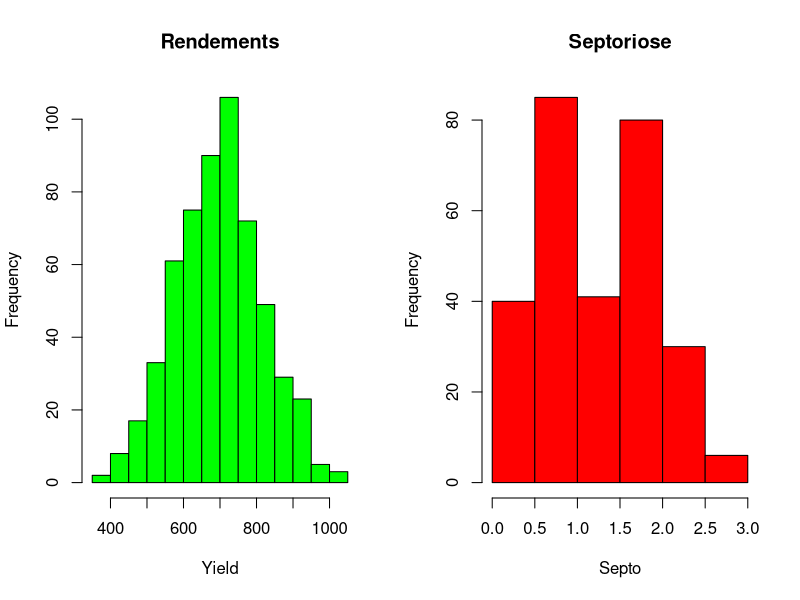
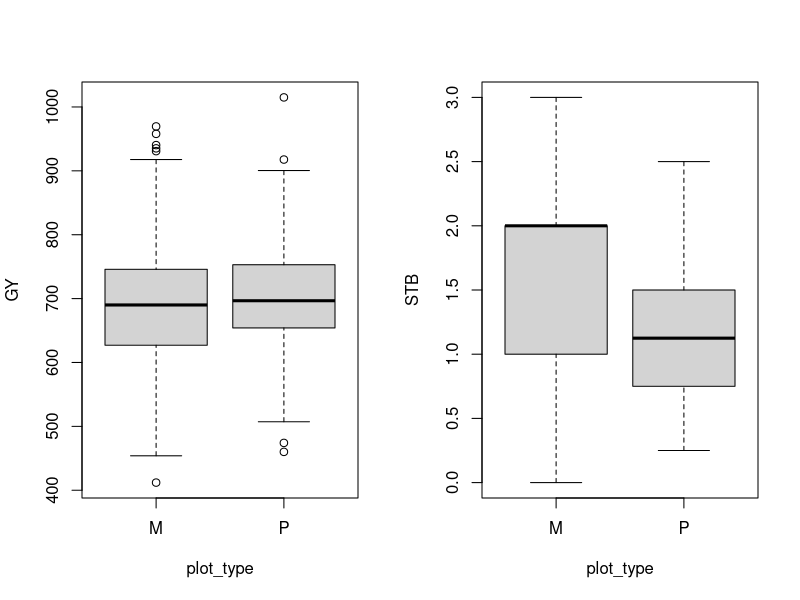
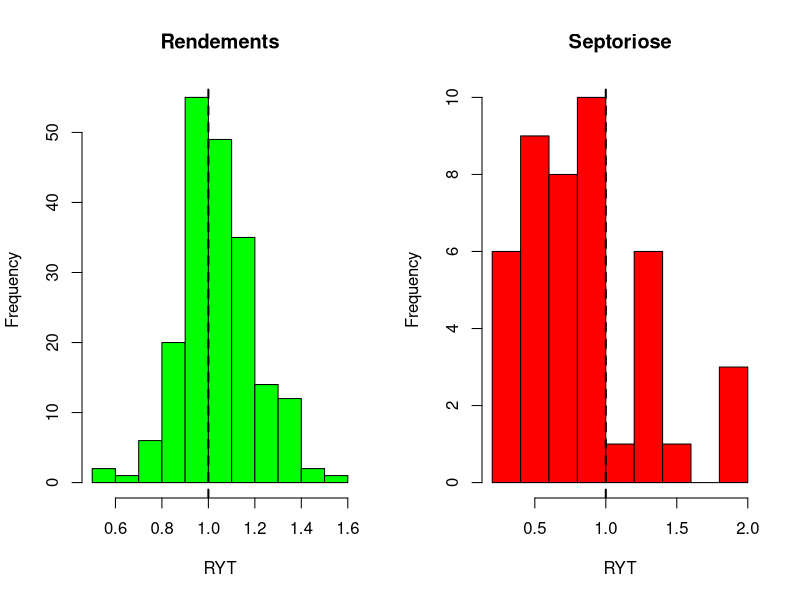
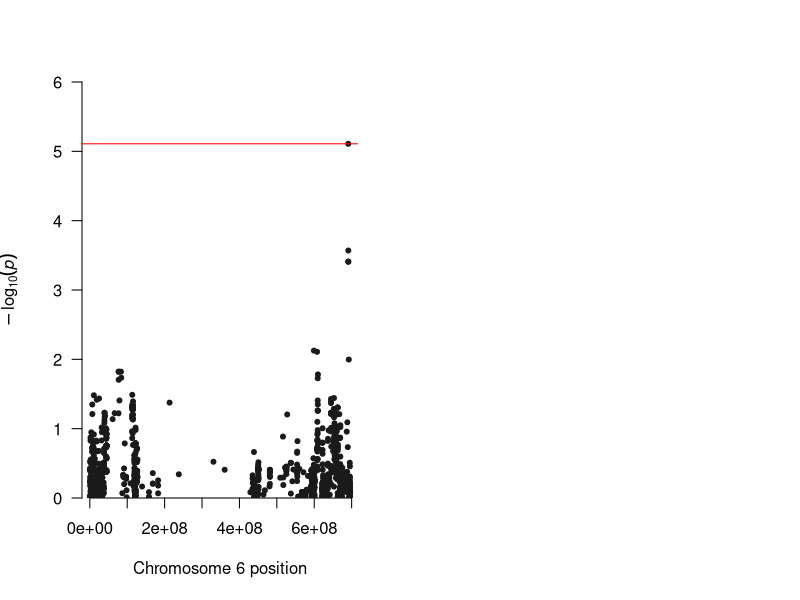
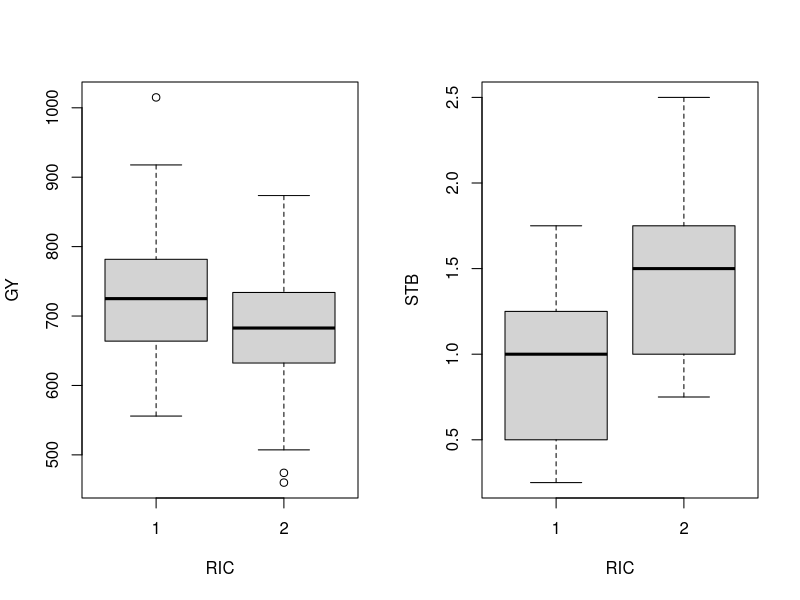

These figures' R source, in order:
## ---- chunk 1
knitr::opts_chunk$set(echo = TRUE, eval=TRUE)
## ---- chunk 2
instPkgs <- installed.packages()[,"Package"]
for(pkg in c("qqman")){
  if(! pkg %in% instPkgs)
    install.packages(pkg)
  suppressPackageStartupMessages(library(pkg, character.only=TRUE))
}
## ---- chunk 3
data <- read.csv("data/pheno.csv", header=T, sep=",")
str(data)
head(data)
table(data$pair[data$plot_type=="M"])
table(data$pair[data$plot_type=="P"])
table(data$plot_type) # décrivez les données, vérifiez qu'il  y a bien le bon nombre de parcelles attendu

genoM <- unique(data[which(data$plot_type=="M"),"genotype1"])
# Qu'il y a t il dans genoM ?

genoP <- unique(c(data[which(data$plot_type=="P"),"genotype1"], data[which(data$plot_type=="P"),"genotype2"]))

length(genoM) ### 179 genotypes utilisés dans les monocultures
length(genoP) ### 156 genotypes utilisés dans les melanges

length(intersect(genoP, genoM)) 
setdiff(genoP, genoM) 
### Tous les génotypes utilisés dans les mélanges ont été observés en monoculture

sum(!is.na(data$GY[data$plot_type=="M"]))
sum(!is.na(data$GY[data$plot_type=="P"]))

## Dans combien de parcelles de monocultures et de mélanges les rendements ont-ils été mesurés?

sum(!is.na(data$STB[data$plot_type=="M"]))
sum(!is.na(data$STB[data$plot_type=="P"]))

## Dans combien de parcelles de monocultures et de mélanges la sévérité de la septoriose a-t-elle été mesurée?

par(mfrow=c(1,2))
hist(data$GY,  main = "Rendements", xlab = "Yield" , col="green")
hist(data$STB, main="Septoriose"  , xlab = "Septo" , col="red")

## Discutez les distributions : loi, données aberrantes ?
## ---- chunk 4
## Séparons dans un premier temps le jeu de données entre les monocultures et les mélanges
dataM <- data[which(data$plot_type=="M"),]
dataP <- data[which(data$plot_type=="P"),]

## Calculons la productivité moyenne et la sévérité moyenne dans les mélanges (la moyenne des 2 composantes)
dataP_avg <- aggregate(cbind(GY, STB)~pair+plot_type, data=dataP, FUN = mean, na.action = "na.pass")

## Re-assemblons les monocultures et les mélanges (qui sont maintenant moyennés)
data_plot <- rbind(dataM[,c("pair","plot_type","GY","STB")], dataP_avg)
head(data_plot)

## Comparons monocultures et mélanges
par(mfrow=c(1,2))
boxplot(GY~plot_type, data=data_plot)
comp_GY<- lm(GY~plot_type, data=data_plot)
anova(comp_GY)

boxplot(STB~plot_type, data=data_plot)
comp_STB <- lm(STB~plot_type, data=data_plot)
anova(comp_STB)

## Quelles sont vos conclusions ?
## ---- chunk 5
## Calculons l'index RYT

for (var in c("GY","STB")) { ## le calcul sera répété pour les deux variables: rendement et sévérité de la septoriose
  for(i in 1:nrow(dataP_avg)) { ## le calcul sera fait parcelle par parcelle 
    
    foc <- as.character(paste(
      strsplit(as.character(dataP_avg[i,"pair"]),"_")[[1]][1],
      strsplit(as.character(dataP_avg[i,"pair"]),"_")[[1]][2],sep="_")) 
      ## identité du génotype focal
    
    nei <- as.character(paste(
      strsplit(as.character(dataP_avg[i,"pair"]),"_")[[1]][3],
      strsplit(as.character(dataP_avg[i,"pair"]),"_")[[1]][4],
      sep="_"))
    ## identité du génotype voisin

    pr <- as.character(dataP_avg[i,"pair"])
    ## identité de la paire de génotypes
    
    ## On calcule les Relative Yields (RY) de chacunes des 2 composantes
    RY_foc <- dataP[which(dataP$pair==pr & dataP$genotype1==foc),var]/dataM[which(dataM$genotype1==foc),var]*0.5
    
    RY_nei <- dataP[which(dataP$pair==pr & dataP$genotype1==nei),var]/dataM[which(dataM$genotype1==nei),var]*0.5
    
    ## Si le RY est manquant pour une des 2 composantes, la valeur de RYT pour le mélange est "NA"
    if (length(RY_foc)==0|length(RY_nei)==0) {
      dataP_avg[i,paste("RYT",var,sep="_")] <- NA
    } else { ## Sinon le RYT est la somme des 2 RY 
      dataP_avg[i,paste("RYT",var,sep="_")] <- RY_foc + RY_nei
    } 
  }
}

par(mfrow=c(1,2))

hist(dataP_avg$RYT_GY, main = "Rendements", xlab = "RYT" , col="green")
abline(v=1, lty=2, lwd=2, col="black")

hist(dataP_avg$RYT_STB, main="Septoriose", xlab = "RYT" , col="red")
abline(v=1, lty=2, lwd=2, col="black")

mean(dataP_avg$RYT_GY)
t.test(dataP_avg$RYT_GY, mu=1)

mean(dataP_avg$RYT_STB, na.rm=T)
t.test(dataP_avg$RYT_STB, mu=1)

## Quelles sont vos conclusions ?
## ---- chunk 6
### Chargement des données génotypiques
geno <- read.csv("data/geno.csv", header = T, sep=",")
dim(geno)
geno[1:5,1:5]

# Mise en forme matricielle
row.names(geno) <- geno$X
geno <- geno[,-1]
geno[1:5,1:5]

### Pour un locus donné la richesse allélique vaut toujours 1 dans les monocultures (1 seul génotype homozygote), et elle peut prendre les valeurs 1 ou 2 dans les mélanges binaires, selon que les deux génotypes partagent le même allèle (1) ou pas (2).

### Calcul de la matrice des richesses alléliques

RIC <- matrix(NA, nrow=nrow(dataP_avg), ncol=ncol(geno))
dimnames(RIC) <- list(dataP_avg$pair, colnames(geno))

for (i in 1:nrow(RIC)) {
  
  geno1 <- as.character(paste(
    strsplit(as.character(dataP_avg[i,"pair"]),"_")[[1]][1],
    strsplit(as.character(dataP_avg[i,"pair"]),"_")[[1]][2],
    sep="_"))
  
  geno2 <- as.character(paste(
    strsplit(as.character(dataP_avg[i,"pair"]),"_")[[1]][3],
    strsplit(as.character(dataP_avg[i,"pair"]),"_")[[1]][4],
  sep="_"))
  
  for (j in 1:ncol(RIC)) {
    
    SNP1 <- geno[geno1, j]
    SNP2 <- geno[geno2, j]
    
    if (SNP1 == SNP2) {
      
      RIC[i, j] <- 1
      
    } else {
      
      RIC[i, j] <- 2
      
    }
  }
}

dim(RIC)

RIC[1:3, 1:5]

### On teste l'effet de la richesse allélique sur les rendements à l'aide d'une ANOVA 1 facteur pour chaque locus/SNP.

scores <- data.frame(snp=colnames(RIC), p_val=rep(NA,ncol(RIC)))

for (j in 1:ncol(RIC)) {
  df <- data.frame(GY=dataP_avg$GY, geno=RIC[,j])
  
  mod <- lm(GY~geno, data=df)

  p <- anova(mod)$"Pr(>F)"[1]
  scores[j,"p_val"] <- p
  
}

### On transforme les p-valeurs selon la procédure de Benjamini-Hochberg pour calculer le FDR à 5%. 
qvalues <- p.adjust(scores$p_val, method="BH")
FDR_05 <- max(scores$p_val[which(qvalues<=0.05)])


### On visualise le résultat sous la forme d'un Manhattan plot
map <- read.table("data/pos.csv", header = T, sep=",", row.names = 1)

scores <- merge(scores, map, by="snp")

qqman::manhattan(scores, chr="chr", bp="pos", p="p_val", snp="snp", 
                 logp = T, genomewideline = -log10(FDR_05),
                 suggestiveline = FALSE)

### On identifie le SNP significatif et on visualise son effet à l'aide de 2 boxplots (rendement et septoriose)

scores[which.min(scores$p_val),]

# fusion des fichiers pheno et geno au snp
dataP_avg <- cbind(dataP_avg, RIC=RIC[,"cfn0881580"])

par(mfrow=c(1,2))
boxplot(GY~RIC, data=dataP_avg)
comp_GY<- lm(GY~RIC, data=dataP_avg)
anova(comp_GY)

boxplot(STB~RIC, data=dataP_avg)
comp_STB<- lm(STB~RIC, data=dataP_avg)
anova(comp_STB)

## Quelle est votre conclusion sur l'effet de la richesse allélique sur le rendement et sur la septoriose ?


### Testons simultanément l'effet de la richesse génotypique et de la richesse allélique
data_plot <- cbind(data_plot, RIC=c(rep(1,179),RIC[,"cfn0881580"]))
head(data_plot)

mod <- lm(GY ~ RIC + plot_type, data=data_plot)

anova(mod)
summary(mod)

# Quels sont les effets relatifs de la richesse génotypique et de la richesse allélique (taille et sign des effets) ?

## CONCLUSIONS GENERALES
# Quel peut-être l'interêt de faire des mélanges de lignées ? 
# Les bénéfices de ces mélanges peuvent-ils être modulés/compromis par la diversité allélique à certains loci ?
# Quels peuvent-être les mécanismes biologiques responsables d'effets négatifs de la richesse allélique à certains loci sur les rendements ? 
# Perspective sur la méthodologie d'assemblage de mélange ? 
